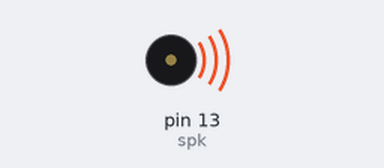
A sketch run on a simulated Arduino Uno, built with avr-gcc and run on an emulated ATmega328P. Parts: buzzer (waves = sounding).

Above: at 0.1 s.
At 50.1 s:
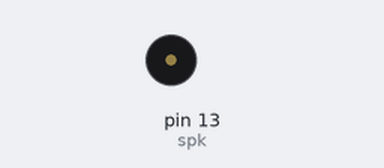
Timing chart, 0 to 51.6 s (numbered marks = the images above):
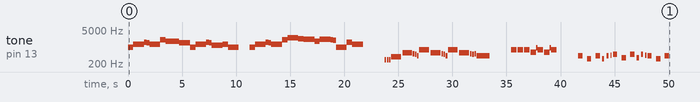

The sketch:

Speaker2.ino
```cpp
/**************************/
/*     popurri para Arduino     */
/**************************/

/**************** Antonio Guillermo Pérez Coronilla ***************/

/* declaración de variables */
int spk=13;                                           // altavoz a GND y pin 13
int c[5]={131,262,523,1046,2093};       // frecuencias 4 octavas de Do
int cs[5]={139,277,554,1108,2217};      // Do#
int d[5]={147,294,587,1175,2349};       // Re
int ds[5]={156,311,622,1244,2489};    // Re#
int e[5]={165,330,659,1319,2637};      // Mi
int f[5]={175,349,698,1397,2794};       // Fa
int fs[5]={185,370,740,1480,2960};     // Fa#
int g[5]={196,392,784,1568,3136};     // Sol
int gs[5]={208,415,831,1661,3322};   // Sol#
int a[5]={220,440,880,1760,3520};      // La
int as[5]={233,466,932,1866,3729};    // La#
int b[5]={247,494,988,1976,3951};      // Si

void nota(int a, int b);            // declaracion de la funcion auxiliar. Recibe dos numeros enteros.

void setup()
{
/**************************************/
/*                  HARRY POTTER                    */
/**************************************/
nota(b[2], 500);
nota(e[3],1000);
nota(g[3], 250);
nota(fs[3],250);
nota(e[3],1000);
nota(b[3],500);
nota(a[3],1250);
nota(fs[3],1000);
nota(b[2], 500);
nota(e[3],1000);
nota(g[3],250);
nota(fs[3],250);
nota(d[3],1000);
nota(e[3],500 );
nota(b[2],1000 );
noTone(spk); delay(1000);
nota(b[2], 500);
nota(e[3],1000);
nota(g[3], 250);
nota(fs[3],250);
nota(e[3],1000);
nota(b[3],500);
nota(d[4],1000);
nota(cs[4],500);
nota(c[4],1000);
nota(a[3],500);
nota(c[4],1000);
nota(b[3],250);
nota(as[3],250);
nota(b[2],1000);
nota(g[3],500);
nota(e[3],1000);
noTone(spk);
delay(2000);

/*******************/
/*     STAR WARS      */
/*******************/
/**** tema principal ****/
nota(d[1],150);noTone(spk);delay(50);
nota(d[1],150);noTone(spk);delay(50);
nota(d[1],150);noTone(spk);delay(50);
nota(g[1],900);noTone(spk);delay(150);
nota(d[2],900);noTone(spk);delay(50);
nota(c[2],150);noTone(spk);delay(50);
nota(b[1],150);noTone(spk);delay(50);
nota(a[1],150);noTone(spk);delay(50);
nota(g[2],900);noTone(spk);delay(150);
nota(d[2],900);noTone(spk);delay(100);
nota(c[2],150);noTone(spk);delay(50);
nota(b[1],150);noTone(spk);delay(50);
nota(a[1],150);noTone(spk);delay(50);
nota(g[2],900);noTone(spk);delay(150);
nota(d[2],900);noTone(spk);delay(100);
nota(c[2],150);noTone(spk);delay(50);
nota(b[1],150);noTone(spk);delay(50);
nota(c[2],150);noTone(spk);delay(50);
nota(a[1],1200);noTone(spk);delay(2000);

/**** marcha del imperio   ****/
nota(g[2],500);noTone(spk);delay(100);
nota(g[2],500);noTone(spk);delay(100);
nota(g[2],500);noTone(spk);delay(100);
nota(ds[2],500);noTone(spk);delay(1);
nota(as[2],125);noTone(spk);delay(25);
nota(g[2],500);noTone(spk);delay(100);
nota(ds[2],500);noTone(spk);delay(1);
nota(as[2],125);noTone(spk);delay(25);
nota(g[2],500);
noTone(spk);delay(2000);

/**********************/
/*     entre dos aguas     */
/**********************/
nota(a[1],400);noTone(spk);delay(400);
nota(e[1],400);noTone(spk);delay(400);
nota(a[1],400);noTone(spk);delay(200);
nota(e[1],200);noTone(spk);delay(200);
nota(a[1],200);noTone(spk);delay(200);
nota(as[1],100);noTone(spk);delay(100);
nota(b[1],400);noTone(spk);delay(400);
nota(fs[1],400);noTone(spk);delay(400);
nota(b[1],400);noTone(spk);delay(200);
nota(fs[1],200);noTone(spk);delay(200);
nota(b[1],200);noTone(spk);delay(200);
nota(as[1],100);noTone(spk);delay(100);
nota(a[1],400);noTone(spk);delay(400);
nota(e[1],400);noTone(spk);delay(400);
nota(a[1],400);noTone(spk);delay(400);
}

void nota(int frec, int t)
{
    tone(spk,frec);      // suena la nota frec recibida
    delay(t);                // para despues de un tiempo t
}

void loop()
{
}
```
